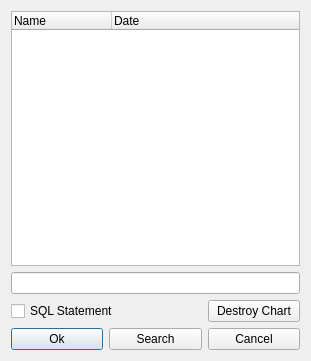
<?xml version="1.0" encoding="UTF-8"?>
<ui version="4.0">
 <class>SearchChart</class>
 <widget class="QDialog" name="SearchChart">
  <property name="geometry">
   <rect>
    <x>0</x>
    <y>0</y>
    <width>311</width>
    <height>361</height>
   </rect>
  </property>
  <property name="windowTitle">
   <string>Search for Chart</string>
  </property>
  <layout class="QGridLayout" name="gridLayout">
   <item row="0" column="0" colspan="3">
    <widget class="QTreeWidget" name="ChartList">
     <property name="indentation">
      <number>0</number>
     </property>
     <column>
      <property name="text">
       <string>Name</string>
      </property>
     </column>
     <column>
      <property name="text">
       <string>Date</string>
      </property>
     </column>
    </widget>
   </item>
   <item row="1" column="0" colspan="3">
    <widget class="QLineEdit" name="ReqLine"/>
   </item>
   <item row="2" column="0" colspan="2">
    <widget class="QCheckBox" name="SQLStatement">
     <property name="text">
      <string>SQL Statement</string>
     </property>
    </widget>
   </item>
   <item row="2" column="2">
    <widget class="QPushButton" name="Destroy">
     <property name="text">
      <string>Destroy Chart</string>
     </property>
    </widget>
   </item>
   <item row="3" column="0">
    <widget class="QPushButton" name="OkButton">
     <property name="text">
      <string>Ok</string>
     </property>
     <property name="default">
      <bool>true</bool>
     </property>
    </widget>
   </item>
   <item row="3" column="1">
    <widget class="QPushButton" name="SearchButton">
     <property name="text">
      <string>Search</string>
     </property>
     <property name="autoDefault">
      <bool>false</bool>
     </property>
    </widget>
   </item>
   <item row="3" column="2">
    <widget class="QPushButton" name="CancelButton">
     <property name="text">
      <string>Cancel</string>
     </property>
     <property name="autoDefault">
      <bool>false</bool>
     </property>
    </widget>
   </item>
  </layout>
 </widget>
 <layoutdefault spacing="6" margin="11"/>
 <pixmapfunction>qPixmapFromMimeSource</pixmapfunction>
 <tabstops>
  <tabstop>ReqLine</tabstop>
  <tabstop>OkButton</tabstop>
  <tabstop>SearchButton</tabstop>
  <tabstop>CancelButton</tabstop>
 </tabstops>
 <resources/>
 <connections/>
</ui>
